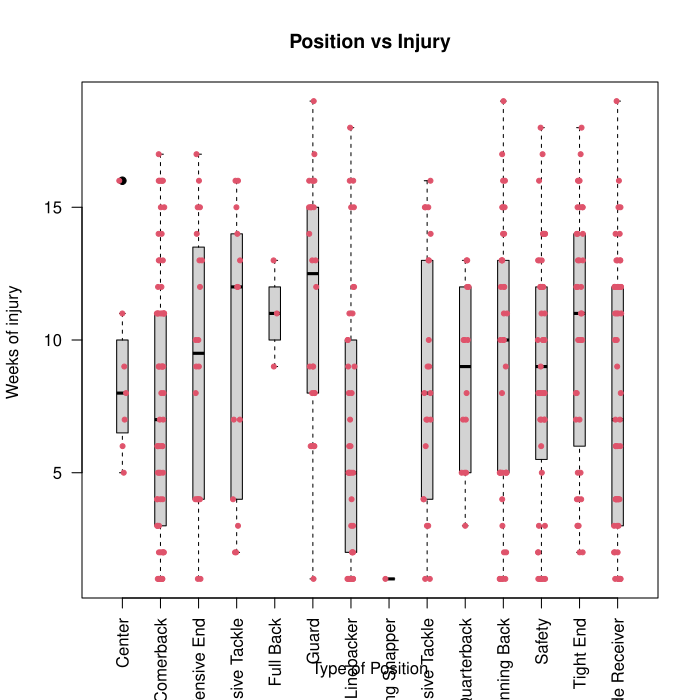

This chart was generated by the following R code:
library(readr)
library(tidyverse)
d <- read.csv("Concussion Injuries 2012-2014.csv")
x <- d$Position
y <- d$Week.of.Injury

# Opening the graphical device
pdf("visualization.pdf")
boxplot(y ~ x
        , main = "Position vs Injury" # main chart title
        , xlab = "Type of Position" # x-axis label
        , ylab = "Weeks of injury " # y-axis label
        , pch = 19
        , frame = T
        , boxwex=0.3
        , las=2
        , options(scipen = 100))
# Points
stripchart(y~x,              # Data
           method = "jitter", # Random noise
           pch = 20,          # Pch symbols
           col = 2,           # Color of the symbol
           vertical = TRUE,   # Vertical mode
           add = TRUE,
           xlim = c(40,100)
           #col="green"
)
h <- hist(y # variable to count
          , 6 # number of 'bins'(or bars)
          , main = "Week of Injury Frequency" # main chart title
          , xlab = "Week of Injury" # x-axis label
          , ylab = "Frequency" # y-axis label
          , col="azure" # fill color for the bars
          , breaks =10
)
# Overlay a normal curve

mn <- mean(y) # mean of the data (runs)
stdD <- sd(y) # standard deviation of the data
x <- seq(min(y), max(y), length = 40) # x-axis points: 100 to 700
y1 <- dnorm(x, mean=mn, sd=stdD) # an idealized normal curve,
# (frequencies are fraction of 1.0)
y1 <- y1 * diff(h$mids[1:2]) * length(y); # calibrate the curve against actual

lines(x, y1, col="darkblue",lwd=2) # plot calibrated line in darkblue

# Closing the graphical device
dev.off() 
